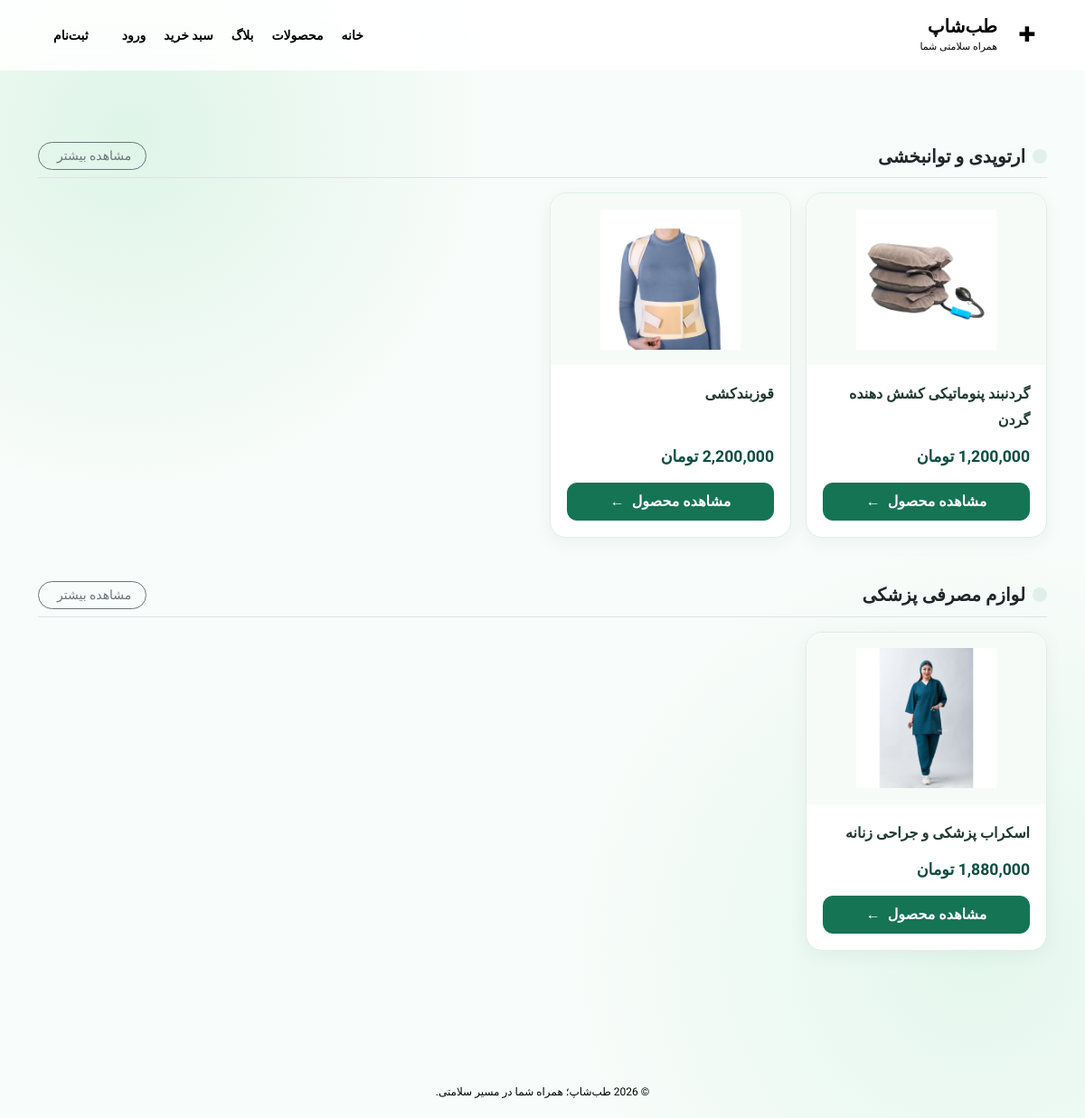
Screenshot of /products/ with the database file from the repository.
### apps/products/models.py (models this page shows, shortened)
class Category(models.Model):
    name = models.CharField(max_length=50, unique=True, verbose_name="نام دسته‌بندی")
    slug = models.SlugField(
        max_length=100,
        unique=True,
        blank=True,
        verbose_name="نامک (Slug)",
    )
    class Meta:
        verbose_name = "دسته‌بندی"
        verbose_name_plural = "دسته‌بندی‌ها"

class Product(models.Model):
    class Size(models.TextChoices):
        SMALL = ("S", "اسمال")
        MEDIUM = ("M", "مدیوم")
        LARGE = ("L", "لارج")
        XLARGE = ("XL", "ایکس لارج")
    class Gender(models.TextChoices):
        MALE = ("M", "مردانه")
        FEMALE = ("F", "زنانه")
        UNISEX = ("U", "یونیسکس")
    title = models.CharField(max_length=50, unique=True, verbose_name="عنوان محصول")
    slug = models.SlugField(
        max_length=100,
        unique=True,
        blank=True,
        verbose_name="نامک (Slug)",
    )
    description = models.TextField(
        verbose_name="توضیحات محصول",
        blank=True,
        null=True,
    )
    category = models.ForeignKey(
        Category,
        on_delete=models.CASCADE,
        related_name="products",
        verbose_name="دسته‌بندی",
    )
    brand = models.ForeignKey(
        Brand,
        on_delete=models.CASCADE,
        verbose_name="برند",
    )
    model = models.ForeignKey(
        BrandModel,
        on_delete=models.CASCADE,
        verbose_name="مدل",
        null=True,
        blank=True,
    )
    color = models.ForeignKey(
        Color,
        on_delete=models.CASCADE,
        verbose_name="رنگ",
        null=True,
        blank=True,
    )
    size = models.CharField(
        max_length=5,
        choices=Size.choices,
        default=Size.SMALL,
        null=True,
        blank=True,
        verbose_name="سایز",
    )
    quantity = models.PositiveIntegerField(default=0, verbose_name="موجودی")
    price = models.DecimalField(
        max_digits=12,
        decimal_places=0,
        verbose_name="قیمت (تومان)",
    )
    gender = models.CharField(
        max_length=1,
        choices=Gender.choices,
        default=Gender.FEMALE,
        verbose_name="جنسیت",
    )
    blog_posts = models.ManyToManyField(
        "blogs.BlogPost",
        blank=True,
        related_name="products",
        verbose_name="مقالات آموزشی",
    )
    is_active = models.BooleanField(default=True, verbose_name="فعال")
    created_at = models.DateTimeField(auto_now_add=True, verbose_name="تاریخ ایجاد")
    updated_at = models.DateTimeField(auto_now=True, verbose_name="تاریخ ویرایش")
    class Meta:
        verbose_name = "محصول"
        verbose_name_plural = "محصولات"

class ProductImage(models.Model):
    product = models.ForeignKey(
        Product,
        on_delete=models.CASCADE,
        related_name="images",
        verbose_name="تصویر محصول",
    )
    image = models.ImageField(
        upload_to="products/images/",
        verbose_name="تصویر",
    )
    alt_text = models.CharField(
        max_length=100,
        blank=True,
        null=True,
        verbose_name="متن جایگزین (Alt)",
    )
    created_at = models.DateTimeField(
        auto_now_add=True,
        verbose_name="تاریخ بارگذاری",
    )
    class Meta:
        verbose_name = "تصویر محصول"
        verbose_name_plural = "تصاویر محصول"

### apps/products/views.py (the view)
# urls.py: path("", ProductListView.as_view(), name="list"),
class ProductListView(TemplateView):
    template_name = "products/list.html"
    def get_context_data(self, **kwargs):
        context = super().get_context_data(**kwargs)
        context["categories_with_products"] = get_category_sections()
        return context

### apps/products/views.py (called while the page is built)
def get_category_sections():
    sections = []
    for category in Category.objects.order_by("name"):
        products = list(
            Product.objects.filter(category=category, is_active=True)
            .prefetch_related("images")
            .order_by("-created_at", "-pk")[:8]
        )
        sections.append({
            "category": category,
            "products": products,
        })
    return sections

### templates/products/list.html (shortened to what this page needs)
{% extends "base.html" %}
{% block content %}
<div class="shop-page container py-4">
    {% for item in categories_with_products %}
        <div class="mb-5">
            <div class="d-flex justify-content-between align-items-center mb-3 pb-2 border-bottom">
                <h3 class="h5 text-dark fw-bold m-0 d-flex align-items-center">
                    <span class="badge bg-success bg-opacity-10 text-success me-2 rounded-circle p-2" style="width: 8px; height: 8px; display: inline-block;"></span>
                    {{ item.category.name }}
                </h3>
                <a href="{% url 'products:category_detail' item.category.slug %}" class="btn btn-sm btn-outline-secondary rounded-pill px-3 py-1 text-nowrap">
                    مشاهده بیشتر
                </a>
            </div>
            <div class="row row-cols-2 row-cols-md-4 g-3">
                {% for product in item.products %}
                    <div class="col">{% include "products/_product_card.html" %}</div>
                {% endfor %}
            </div>
        </div>
    {% endfor %}
</div>
{% endblock %}

### templates/products/_product_card.html
{% load humanize %}
<article class="shop-card">
    <a class="shop-card-media"
       href="{% url 'products:detail' product.slug %}"
       aria-label="مشاهده {{ product.title }}">
        {% with image=product.images.all|first %}
            {% if image %}
                <img src="{{ image.image.url }}"
                     alt="{{ product.title }}"
                     loading="lazy">
            {% else %}
                <span class="text-muted">تصویری ثبت نشده است</span>
            {% endif %}
        {% endwith %}
    </a>
    <div class="shop-card-body">
        <h3 class="shop-card-title">
            <a href="{% url 'products:detail' product.slug %}">
                {{ product.title }}
            </a>
        </h3>
        <div class="mt-auto">
            <div class="shop-price mb-3">
                <bdi>{{ product.price|intcomma }}</bdi> تومان
            </div>
            <a class="shop-btn w-100"
               href="{% url 'products:detail' product.slug %}">
                مشاهده محصول <span aria-hidden="true">←</span>
            </a>
        </div>
    </div>
</article>

### static/css/site.css (style rules this page uses)
* { box-sizing: border-box; }
body { min-height: 100vh; margin: 0; display: flex; flex-direction: column; color: var(--text); background: radial-gradient(circle at 12% 12%, #dff5e8 0, transparent 26%), radial-gradient(circle at 90% 85%, #e4f7ed 0, transparent 30%), #f8fcfa; font-family: "Vazirmatn", Tahoma, sans-serif; }
a { text-decoration: none; }

### templates/base.html (style rules this page uses)
.shop-page { --shop-green: #157454; --shop-dark: #0d4f42; --shop-border: #e1ede6; padding: 32px 0 56px; color: #203a32; }
.shop-page .shop-card { display: flex; flex-direction: column; height: 100%; overflow: hidden; border: 1px solid var(--shop-border); border-radius: 18px; background: #fff; box-shadow: 0 5px 20px rgba(13, 79, 66, .06); transition: transform .2s ease, box-shadow .2s ease; }
.shop-page .shop-card-media { display: flex; height: 190px; align-items: center; justify-content: center; overflow: hidden; padding: 15px; background: #f7fbf8; text-decoration: none; }
.shop-page .shop-card-media img { display: block; width: auto; height: auto; max-width: 100%; max-height: 155px; object-fit: contain; }
.shop-page .shop-card-body { display: flex; flex: 1; flex-direction: column; gap: 12px; padding: 18px; }
.shop-page .shop-card-title { margin: 0; font-size: 1rem; font-weight: 700; line-height: 1.8; }
.shop-page .shop-card-title a { color: #203a32; text-decoration: none; }
.shop-page .shop-price { color: var(--shop-dark); font-size: 1.1rem; font-weight: 800; }
.shop-page .shop-btn { display: inline-flex; align-items: center; justify-content: center; gap: 8px; min-height: 41px; padding: 8px 18px; border: 1px solid var(--shop-green); border-radius: 11px; background: var(--shop-green); color: #fff; font: inherit; font-weight: 700; text-decoration: none; transition: background .2s ease, color .2s ease, transform .2s ease; }

### rows the page displays
Category: category.name "ارتوپدی و توانبخشی"
Product: images.image (picture), title "گردنبند پنوماتیکی کشش دهنده گردن", price "1,200,000"
Product: images.image (picture), title "قوزبندکشی", price "2,200,000"
Category: category.name "لوازم مصرفی پزشکی"
Product: images.image (picture), title "اسکراب پزشکی و جراحی زنانه", price "1,880,000"
